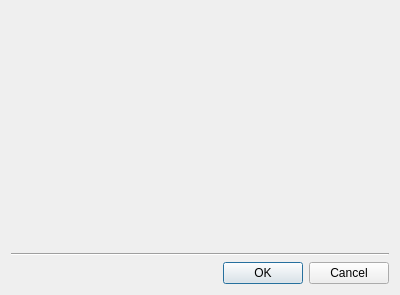
<?xml version="1.0" encoding="UTF-8"?>
<ui version="4.0">
 <class>LastFMConfigDialog</class>
 <widget class="QDialog" name="LastFMConfigDialog">
  <property name="geometry">
   <rect>
    <x>0</x>
    <y>0</y>
    <width>400</width>
    <height>295</height>
   </rect>
  </property>
  <property name="windowTitle">
   <string>Last.fm</string>
  </property>
  <property name="windowIcon">
   <iconset resource="../../data/data.qrc">
    <normaloff>:/last.fm/as.png</normaloff>:/last.fm/as.png</iconset>
  </property>
  <layout class="QVBoxLayout" name="verticalLayout">
   <item>
    <widget class="LastFMConfig" name="lastfm" native="true"/>
   </item>
   <item>
    <widget class="Line" name="line">
     <property name="orientation">
      <enum>Qt::Horizontal</enum>
     </property>
    </widget>
   </item>
   <item>
    <widget class="QDialogButtonBox" name="buttonBox">
     <property name="orientation">
      <enum>Qt::Horizontal</enum>
     </property>
     <property name="standardButtons">
      <set>QDialogButtonBox::Cancel|QDialogButtonBox::Ok</set>
     </property>
    </widget>
   </item>
  </layout>
 </widget>
 <customwidgets>
  <customwidget>
   <class>LastFMConfig</class>
   <extends>QWidget</extends>
   <header>radio/lastfmconfig.h</header>
   <container>1</container>
  </customwidget>
 </customwidgets>
 <resources>
  <include location="../../data/data.qrc"/>
 </resources>
 <connections>
  <connection>
   <sender>buttonBox</sender>
   <signal>accepted()</signal>
   <receiver>LastFMConfigDialog</receiver>
   <slot>accept()</slot>
   <hints>
    <hint type="sourcelabel">
     <x>248</x>
     <y>254</y>
    </hint>
    <hint type="destinationlabel">
     <x>157</x>
     <y>274</y>
    </hint>
   </hints>
  </connection>
  <connection>
   <sender>buttonBox</sender>
   <signal>rejected()</signal>
   <receiver>LastFMConfigDialog</receiver>
   <slot>reject()</slot>
   <hints>
    <hint type="sourcelabel">
     <x>316</x>
     <y>260</y>
    </hint>
    <hint type="destinationlabel">
     <x>286</x>
     <y>274</y>
    </hint>
   </hints>
  </connection>
 </connections>
</ui>
